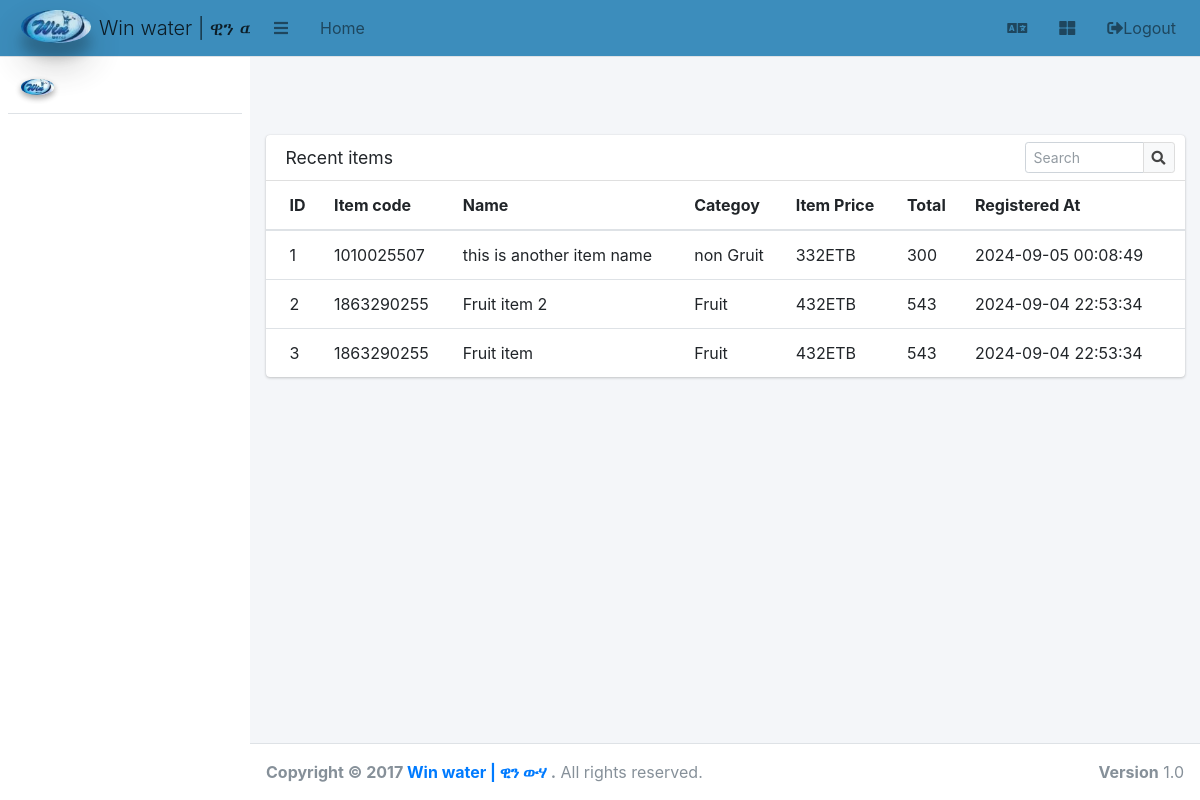
/dashboard.php, run on an earlier commit of the app's database.
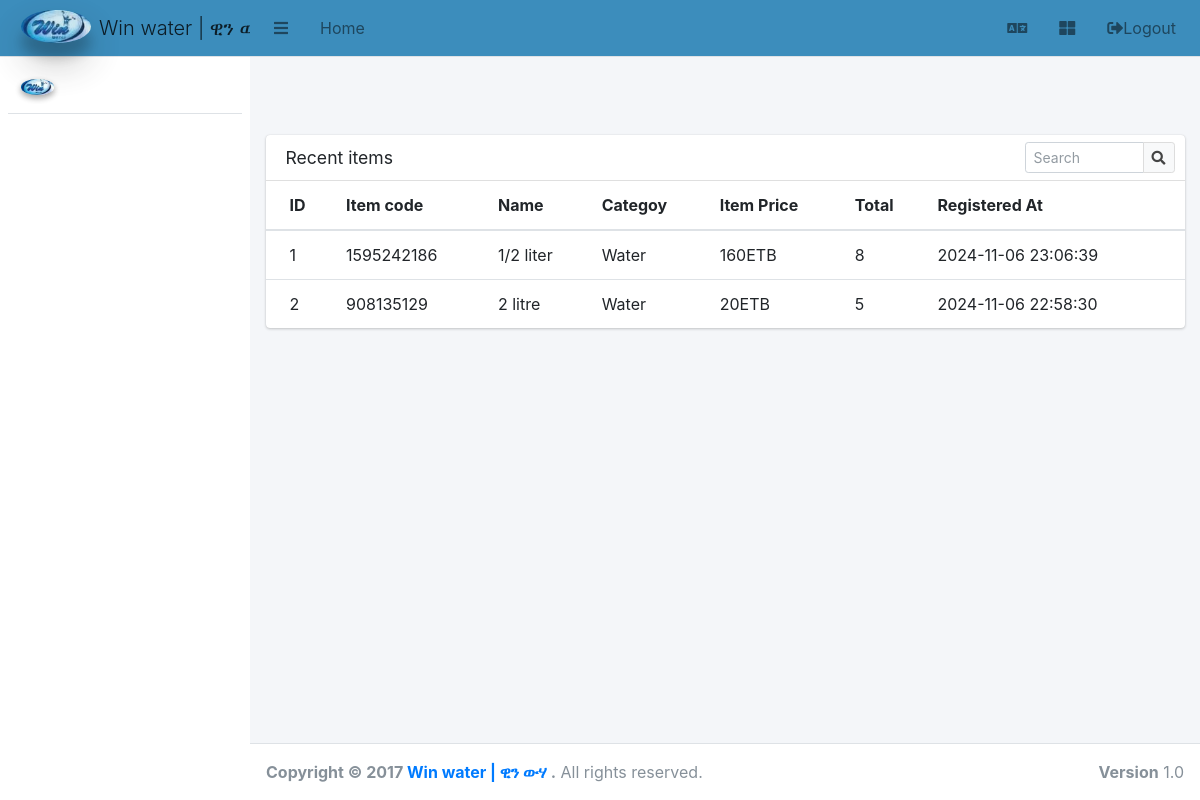
And on a later commit of the database.
### tables this page shows
CREATE TABLE `items` (
  `id` int(11) NOT NULL,
  `name` varchar(250) NOT NULL,
  `registered_at` datetime NOT NULL DEFAULT current_timestamp(),
  `total` int(11) NOT NULL,
  `category` varchar(100) NOT NULL,
  `registered_by_id` int(11) NOT NULL,
  `item_price` float NOT NULL,
  `item_code` varchar(20) NOT NULL,
  `status` int(11) NOT NULL,
  `description` text NOT NULL,
  `expiry_date` date NOT NULL
);

### includes/helpers/mysqlHelper.php (called while the page is built, shortened)
<?php
function fetchAllData($table_name,$order_by="id",$direction="ASC"){
    global $conn;
    $sql = "SELECT * FROM $table_name where 1 order by $order_by $direction";
    $result = mysqli_query($conn, $sql);
$results=mysqli_fetch_all($result, MYSQLI_ASSOC);
    return  $results;
}

### dashboard.php (the view, shortened to what this page needs)
<?php include('includes/header.php');
$items_count = count(fetchAllData("items"));
$items = fetchAllData("items", "id", "DESC");
?>
<div class="row mt-5">
    <div class="col-12">
        <div class="card">
            <div class="card-header">
                <h3 class="card-title">Recent items</h3>
                <div class="card-tools">
                    <div class="input-group input-group-sm" style="width: 150px;">
                        <input type="text" name="table_search" class="form-control float-right" placeholder="Search">
                        <div class="input-group-append">
                            <button type="submit" class="btn btn-default"><i class="fas fa-search"></i></button>
                        </div>
                    </div>
                </div>
            </div>
            <div class="card-body table-responsive p-0">
                <table class="table table-hover ">
                    <thead>
                        <tr>
                            <th>ID</th>
                            <th>Item code</th>
                            <th>Name</th>
                            <th>Categoy</th>
                            <th>Item Price</th>
                            <th>Total</th>
                            <th>Registered At</th>
                        </tr>
                    </thead>
                    <tbody>
                        <?php foreach ($items as $key => $row) {
                        ?>
                            <tr>
                                <td><?php echo $key + 1 ?></td>
                                <td><?php echo $row['item_code'] ?></td>
                                <td><?php echo $row['name']  ?></td>
                                <td><span class="tag tag-success"><?php echo $row['category'] ?></span></td>
                                <td><?php echo $row['item_price'] ?>ETB</td>
                                <td><?php echo $row['total'] ?></td>
                                <td><?php echo $row['registered_at'] ?></td>
                            </tr>
                        <?php } ?>
                    </tbody>
                </table>
            </div>
        </div>
    </div>
</div>
<?php include('includes/footer.php'); ?>

What changed in the data, as far as the page shows it:
removed items: item_code "1010025507", name "this is another item name", category "non Gruit", item_price "332", total "300", registered_at "2024-09-05 00:08:49"
removed items: item_code "1863290255", name "Fruit item 2", category "Fruit", item_price "432", total "543", registered_at "2024-09-04 22:53:34"
removed items: item_code "1863290255", name "Fruit item", category "Fruit", item_price "432", total "543", registered_at "2024-09-04 22:53:34"
added items: item_code "1595242186", name "1/2 liter", category "Water", item_price "160", total "8", registered_at "2024-11-06 23:06:39"
added items: item_code "908135129", name "2 litre", category "Water", item_price "20", total "5", registered_at "2024-11-06 22:58:30"
